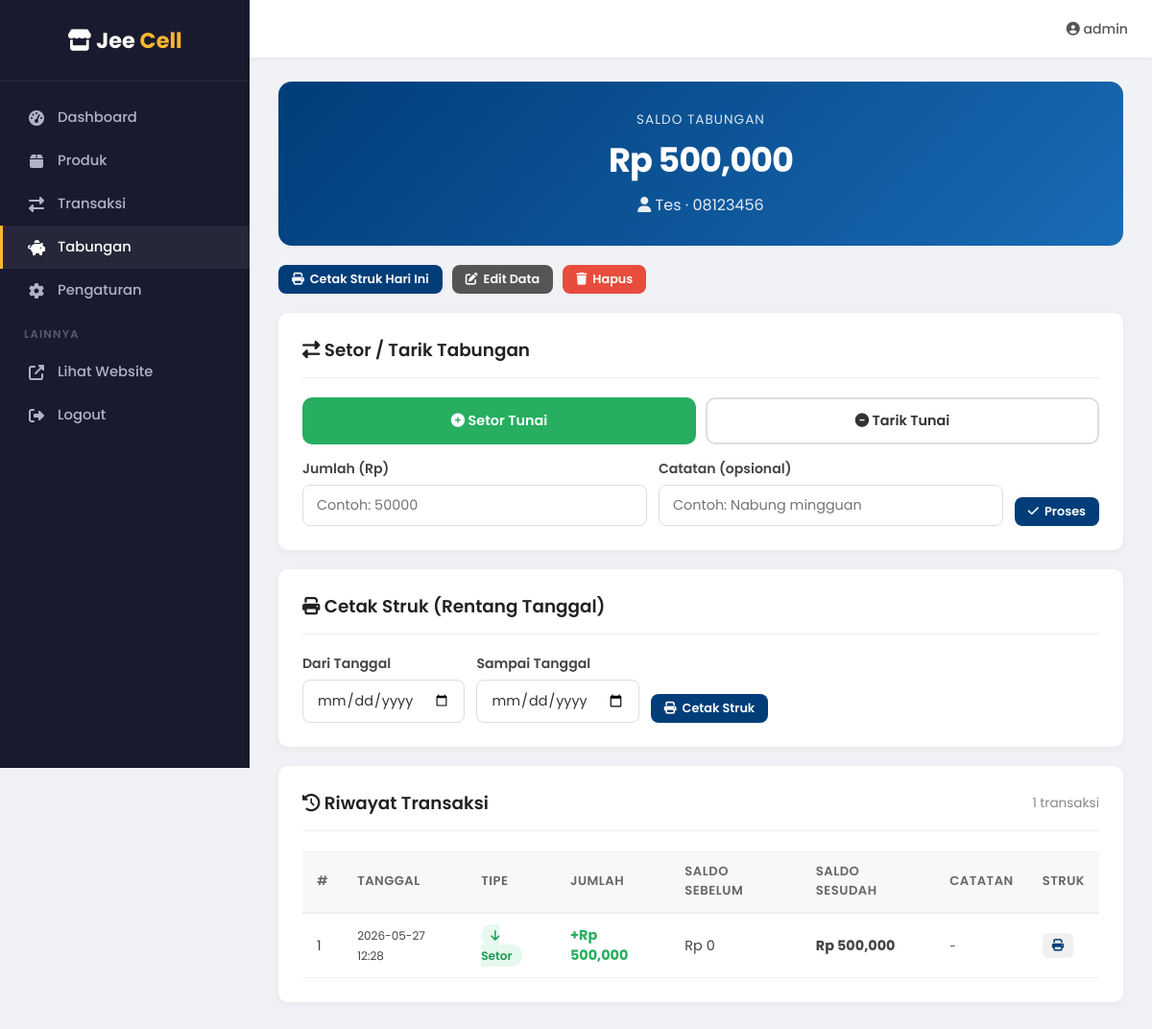
/admin/savings/1 (signed in), run on the app's committed database.
### tables this page shows
CREATE TABLE savings_customers (
        id INTEGER PRIMARY KEY AUTOINCREMENT,
        name TEXT NOT NULL,
        phone TEXT,
        address TEXT,
        notes TEXT,
        balance REAL DEFAULT 0,
        is_active INTEGER DEFAULT 1,
        created_at TIMESTAMP DEFAULT CURRENT_TIMESTAMP
    );

CREATE TABLE savings_transactions (
        id INTEGER PRIMARY KEY AUTOINCREMENT,
        customer_id INTEGER NOT NULL,
        type TEXT NOT NULL,
        amount REAL NOT NULL,
        balance_before REAL DEFAULT 0,
        balance_after REAL DEFAULT 0,
        notes TEXT,
        created_at TIMESTAMP DEFAULT CURRENT_TIMESTAMP,
        FOREIGN KEY (customer_id) REFERENCES savings_customers(id) ON DELETE CASCADE
    );

### app.py (the view)
@app.route('/admin/savings/<int:cid>')
@admin_required
def admin_savings_detail(cid):
    customer = get_savings_customer(cid)
    if not customer:
        flash('Nasabah tidak ditemukan!', 'error')
        return redirect(url_for('admin_savings'))
    transactions = get_savings_transactions(cid)
    return render_template('admin/savings_detail.html',
                           customer=customer,
                           transactions=transactions)

### app.py (called while the page is built)
def admin_required(f):
    @wraps(f)
    def decorated(*args, **kwargs):
        if not session.get('admin_logged_in'):
            return redirect(url_for('admin_login'))
        return f(*args, **kwargs)
    return decorated

### database.py (called while the page is built)
def get_db():
    conn = sqlite3.connect(DB_PATH)
    conn.row_factory = sqlite3.Row
    conn.execute("PRAGMA journal_mode=WAL")
    conn.execute("PRAGMA foreign_keys=ON")
    return conn

def get_savings_customer(customer_id):
    conn = get_db()
    row = conn.execute("SELECT * FROM savings_customers WHERE id=?", (customer_id,)).fetchone()
    conn.close()
    return row

def get_savings_transactions(customer_id, limit=100):
    conn = get_db()
    rows = conn.execute('''SELECT * FROM savings_transactions
                           WHERE customer_id=? ORDER BY created_at DESC LIMIT ?''',
                        (customer_id, limit)).fetchall()
    conn.close()
    return rows

### templates/admin/savings_detail.html (shortened to what this page needs)
<!DOCTYPE html>
<html lang="id">
<head>
    <link rel="stylesheet" href="https://cdnjs.cloudflare.com/ajax/libs/font-awesome/6.4.0/css/all.min.css">
    <link rel="stylesheet" href="/static/css/admin.css">
</head>
<body>
    <aside class="sidebar" id="sidebar">
        <div class="sidebar-header">
            <div class="logo"><i class="fas fa-store"></i> Jee <span>Cell</span></div>
        </div>
        <ul class="sidebar-menu">
            <li><a href="{{ url_for('admin_dashboard') }}"><i class="fas fa-tachometer-alt"></i> Dashboard</a></li>
            <li><a href="{{ url_for('admin_products') }}"><i class="fas fa-box"></i> Produk</a></li>
            <li><a href="{{ url_for('admin_transactions') }}"><i class="fas fa-exchange-alt"></i> Transaksi</a></li>
            <li><a href="{{ url_for('admin_savings') }}" class="active"><i class="fas fa-piggy-bank"></i> Tabungan</a></li>
            <li><a href="{{ url_for('admin_settings') }}"><i class="fas fa-cog"></i> Pengaturan</a></li>
            <div class="sidebar-section-title">Lainnya</div>
            <li><a href="/" target="_blank"><i class="fas fa-external-link-alt"></i> Lihat Website</a></li>
            <li><a href="{{ url_for('admin_logout') }}"><i class="fas fa-sign-out-alt"></i> Logout</a></li>
        </ul>
    </aside>
    <div class="topbar">
        <div class="topbar-left">
            <a href="{{ url_for('admin_savings') }}" style="color:#003d79;text-decoration:none;"> Tabungan</a> / {{ customer.name }}
        </div>
        <div class="topbar-right">
            <span class="admin-name"><i class="fas fa-user-circle"></i> {{ session.admin_user }}</span>
        </div>
    </div>
    <div class="main-content">
        <div class="balance-box">
            <div class="balance-label">Saldo Tabungan</div>
            <div class="balance-amount">Rp {{ "{:,.0f}".format(customer.balance) }}</div>
            <div class="customer-name"><i class="fas fa-user"></i> {{ customer.name }}{% if customer.phone %} · {{ customer.phone }}{% endif %}</div>
        </div>
        <div style="display:flex;gap:10px;flex-wrap:wrap;margin-bottom:20px;">
            <a href="{{ url_for('admin_savings_receipt', cid=customer.id) }}" class="btn btn-sm" style="background:#003d79;color:#fff;" target="_blank"><i class="fas fa-print"></i> Cetak Struk Hari Ini</a>
            <button type="button" class="btn btn-sm" style="background:#555;color:#fff;" onclick="toggleEditForm()"><i class="fas fa-edit"></i> Edit Data</button>
            <form method="POST" action="{{ url_for('admin_savings_delete', cid=customer.id) }}" style="display:inline;" onsubmit="return confirm('Yakin hapus nasabah ini? Semua data tabungan akan hilang!')">
                <button type="submit" class="btn btn-sm" style="background:#e74c3c;color:#fff;"><i class="fas fa-trash"></i> Hapus</button>
            </form>
        </div>
        <div class="card">
            <div class="card-header">
                <h2><i class="fas fa-exchange-alt"></i> Setor / Tarik Tabungan</h2>
            </div>
            <form method="POST" action="{{ url_for('admin_savings_transaction', cid=customer.id) }}">
                <div class="trans-type-btns">
                    <label for="typeDeposit" class="deposit-label"><i class="fas fa-plus-circle"></i> Setor Tunai</label>
                    <label for="typeWithdraw" class="withdraw-label"><i class="fas fa-minus-circle"></i> Tarik Tunai</label>
                </div>
                <div style="display:flex;flex-wrap:wrap;gap:12px;align-items:flex-end;">
                    <div class="form-group" style="margin-bottom:0;flex:1;min-width:200px;">
                        <label>Jumlah (Rp)</label>
                        <input type="number" name="amount" class="form-control" placeholder="Contoh: 50000" min="1" required>
                    </div>
                    <div class="form-group" style="margin-bottom:0;flex:1;min-width:200px;">
                        <label>Catatan (opsional)</label>
                        <input type="text" name="notes" class="form-control" placeholder="Contoh: Nabung mingguan">
                    </div>
                    <button type="submit" class="btn btn-primary btn-sm"><i class="fas fa-check"></i> Proses</button>
                </div>
            </form>
        </div>
        <div class="card">
            <div class="card-header">
                <h2><i class="fas fa-print"></i> Cetak Struk (Rentang Tanggal)</h2>
            </div>
            <form method="GET" action="{{ url_for('admin_savings_receipt', cid=customer.id) }}" target="_blank" style="display:flex;flex-wrap:wrap;gap:12px;align-items:flex-end;">
                <div class="form-group" style="margin-bottom:0;">
                    <label>Dari Tanggal</label>
                    <input type="date" name="from" class="form-control" required>
                </div>
                <div class="form-group" style="margin-bottom:0;">
                    <label>Sampai Tanggal</label>
                    <input type="date" name="to" class="form-control" required>
                </div>
                <button type="submit" class="btn btn-sm" style="background:#003d79;color:#fff;"><i class="fas fa-print"></i> Cetak Struk</button>
            </form>
        </div>
        <div class="card">
            <div class="card-header">
                <h2><i class="fas fa-history"></i> Riwayat Transaksi</h2>
                <span style="color:#888;font-size:0.85rem;">{{ transactions|length }} transaksi</span>
            </div>
            <div class="table-wrapper">
                <table>
                    <thead>
                        <tr>
                            <th>#</th>
                            <th>Tanggal</th>
                            <th>Tipe</th>
                            <th>Jumlah</th>
                            <th>Saldo Sebelum</th>
                            <th>Saldo Sesudah</th>
                            <th>Catatan</th>
                            <th>Struk</th>
                        </tr>
                    </thead>
                    <tbody>
                        {% for t in transactions %}
                        <tr>
                            <td>{{ transactions|length - loop.index0 }}</td>
                            <td><small>{{ t.created_at[:16] if t.created_at else '-' }}</small></td>
                            <td>
                                {% if t.type == 'deposit' %}
                                <span class="badge badge-success"><i class="fas fa-arrow-down"></i> Setor</span>
                                {% else %}
                                <span class="badge badge-danger"><i class="fas fa-arrow-up"></i> Tarik</span>
                                {% endif %}
                            </td>
                            <td>
                                <strong style="color:{{ '#27ae60' if t.type == 'deposit' else '#e74c3c' }};">
                                    {{ '+' if t.type == 'deposit' else '-' }}Rp {{ "{:,.0f}".format(t.amount) }}
                                </strong>
                            </td>
                            <td>Rp {{ "{:,.0f}".format(t.balance_before) }}</td>
                            <td><strong>Rp {{ "{:,.0f}".format(t.balance_after) }}</strong></td>
                            <td><small>{{ t.notes or '-' }}</small></td>
                            <td>
                                <a href="{{ url_for('admin_savings_receipt_single', cid=customer.id, tx_id=t.id) }}" class="receipt-btn" target="_blank" title="Cetak struk transaksi ini">
                                    <i class="fas fa-print"></i>
                                </a>
                            </td>
                        </tr>
                        {% endfor %}
                    </tbody>
                </table>
            </div>
        </div>
    </div>
</body>
</html>

### static/css/admin.css (style rules this page uses)
* { margin: 0; padding: 0; box-sizing: border-box; }
body { font-family: 'Poppins', sans-serif; background: #f0f2f5; color: #333; }
a { text-decoration: none; color: inherit; }
.sidebar { position: fixed; top: 0; left: 0; width: 260px; height: 100vh; background: #1a1a2e; color: #fff; overflow-y: auto; z-index: 200; transition: transform 0.3s ease; }
.sidebar .sidebar-header { padding: 25px 20px; text-align: center; border-bottom: 1px solid rgba(255,255,255,0.08); }
.sidebar .sidebar-header .logo { font-size: 1.4rem; font-weight: 700; color: #fff; }
.sidebar .sidebar-header .logo span { color: #f7b731; }
.sidebar .sidebar-menu { list-style: none; padding: 15px 0; }
.sidebar .sidebar-menu li a { display: flex; align-items: center; gap: 12px; padding: 12px 25px; color: #b0b3c5; font-size: 0.92rem; font-weight: 500; transition: all 0.2s; border-left: 3px solid transparent; }
.sidebar .sidebar-menu li a:hover, .sidebar .sidebar-menu li a.active { color: #fff; background: rgba(255,255,255,0.06); border-left-color: #f7b731; }
.sidebar .sidebar-menu li a i { width: 20px; text-align: center; font-size: 1rem; }
.sidebar .sidebar-section-title { padding: 15px 25px 8px; font-size: 0.72rem; text-transform: uppercase; letter-spacing: 1.2px; color: #555a6e; font-weight: 600; }
.topbar { background: #fff; height: 60px; box-shadow: 0 1px 5px rgba(0,0,0,0.06); display: flex; align-items: center; justify-content: space-between; padding: 0 25px; position: sticky; top: 0; z-index: 150; }
.topbar .topbar-left { font-size: 1.1rem; font-weight: 600; color: #222; }
.topbar .topbar-right { display: flex; align-items: center; gap: 15px; }
.topbar .topbar-right .admin-name { font-size: 0.88rem; font-weight: 500; color: #555; }
.main-content { margin-left: 260px; padding: 25px 30px; min-height: 100vh; }
.card { background: #fff; border-radius: 10px; box-shadow: 0 2px 10px rgba(0,0,0,0.05); padding: 25px; margin-bottom: 20px; }
.card-header { display: flex; justify-content: space-between; align-items: center; margin-bottom: 20px; padding-bottom: 15px; border-bottom: 1px solid #eee; }
.card-header h2 { font-size: 1.15rem; font-weight: 600; color: #222; }
.table-wrapper { overflow-x: auto; }
table { width: 100%; border-collapse: collapse; }
table thead th { background: #f7f8fa; padding: 12px 15px; text-align: left; font-size: 0.82rem; font-weight: 600; color: #666; text-transform: uppercase; letter-spacing: 0.5px; border-bottom: 2px solid #eee; }
table tbody td { padding: 12px 15px; font-size: 0.9rem; color: #444; border-bottom: 1px solid #f0f0f0; }
.form-group { margin-bottom: 18px; }
.form-group label { display: block; margin-bottom: 6px; font-size: 0.88rem; font-weight: 600; color: #444; }
.form-control { width: 100%; padding: 10px 14px; border: 1.5px solid #ddd; border-radius: 8px; font-size: 0.9rem; font-family: 'Poppins', sans-serif; color: #333; background: #fff; transition: border-color 0.3s, box-shadow 0.3s; }
.btn { display: inline-flex; align-items: center; gap: 6px; padding: 10px 22px; border: none; border-radius: 8px; font-size: 0.9rem; font-weight: 600; font-family: 'Poppins', sans-serif; cursor: pointer; transition: background 0.2s, transform 0.1s; }
.btn-primary { background: #003d79; color: #fff; }
.btn-sm { padding: 6px 14px; font-size: 0.8rem; }
.badge { padding: 3px 10px; border-radius: 12px; font-size: 0.76rem; font-weight: 600; }
.badge-success { background: #e6f9ee; color: #1a9d52; }

### templates/admin/savings_detail.html (style rules this page uses)
.balance-box { background: linear-gradient(135deg, #003d79, #1a6bb5); color: #fff; border-radius: 14px; padding: 30px; text-align: center; margin-bottom: 20px; }
.balance-box .balance-label { font-size: 0.85rem; opacity: 0.85; margin-bottom: 5px; text-transform: uppercase; letter-spacing: 1px; }
.balance-box .balance-amount { font-size: 2.2rem; font-weight: 700; letter-spacing: -1px; }
.balance-box .customer-name { font-size: 1rem; margin-top: 8px; opacity: 0.9; }
.trans-type-btns { display: flex; gap: 10px; margin-bottom: 15px; }
.trans-type-btns label { flex: 1; text-align: center; padding: 12px; border-radius: 10px; cursor: pointer; font-weight: 600; font-size: 0.9rem; transition: all 0.2s; border: 2px solid #ddd; background: #fff; }
.trans-type-btns input[type="radio"]:checked + label.deposit-label { border-color: #27ae60; background: #27ae60; color: #fff; }
.receipt-btn { display: inline-block; padding: 4px 10px; border-radius: 6px; font-size: 0.78rem; text-decoration: none; background: #f0f0f0; color: #003d79; transition: 0.2s; }

### data on the page
savings_customers: balance "500,000", name "Tes", phone "08123456"
savings_transactions: created_at "2026-05-27 12:28", shows "Setor", type "+", amount "500,000", balance_before "0", balance_after "500,000", notes "-"

### other printed values
{{ session.admin_user }} "admin"
{{ transactions|length }} "1"
